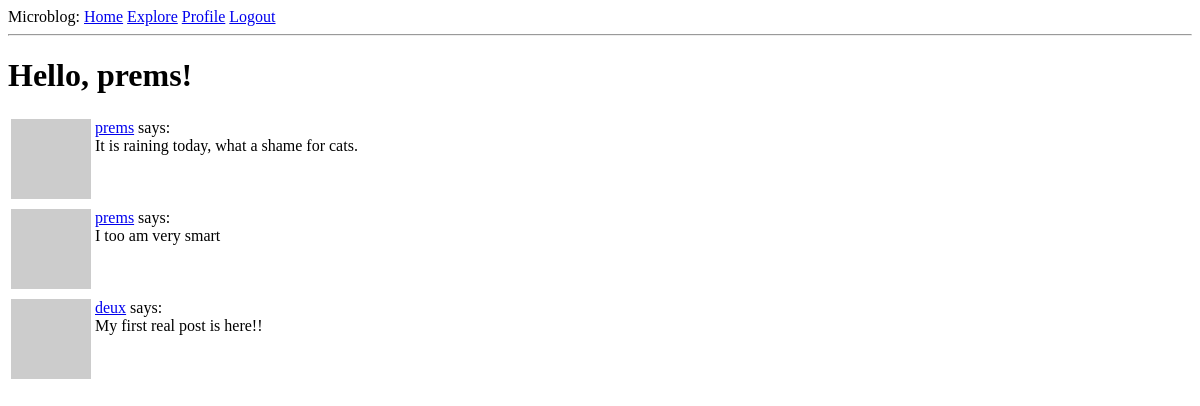
The page /explore (signed in) on the database as committed earlier.
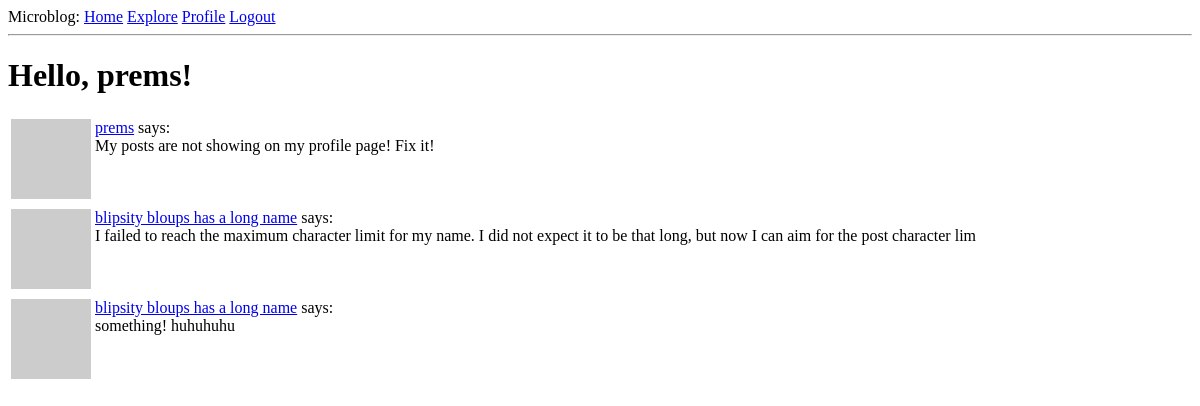
The same page on the database as committed later.
### app/models.py (models this page shows, shortened)
class Post(db.Model):
    id: so.Mapped[int] = so.mapped_column(primary_key=True)
    body: so.Mapped[str] = so.mapped_column(sa.String(140))
    timestamp: so.Mapped[datetime] = so.mapped_column(
        index=True, default=lambda: datetime.now(timezone.utc)
    )
    user_id: so.Mapped[int] = so.mapped_column(sa.ForeignKey(User.id), index=True)
    author: so.Mapped[User] = so.relationship(back_populates="posts")

class User(UserMixin, db.Model):
    id: so.Mapped[int] = so.mapped_column(primary_key=True)
    username: so.Mapped[str] = so.mapped_column(sa.String(64), index=True, unique=True)
    email: so.Mapped[str] = so.mapped_column(sa.String(120), index=True, unique=True)
    password_hash: so.Mapped[Optional[str]] = so.mapped_column(sa.String(256))
    posts: so.WriteOnlyMapped["Post"] = so.relationship(back_populates="author")
    about_me: so.Mapped[Optional[str]] = so.mapped_column(sa.String(140))
    last_seen: so.Mapped[Optional[datetime]] = so.mapped_column(
        default=lambda: datetime.now(timezone.utc)
    )
    following: so.WriteOnlyMapped["User"] = so.relationship(
        secondary=followers,
        primaryjoin=(followers.c.follower_id == id),
        secondaryjoin=(followers.c.followed_id == id),
        back_populates="followers",
    )
    followers: so.WriteOnlyMapped["User"] = so.relationship(
        secondary=followers,
        primaryjoin=(followers.c.followed_id == id),
        secondaryjoin=(followers.c.follower_id == id),
        back_populates="following",
    )
    def avatar(self, size):
        digest = md5(self.email.lower().encode("utf-8")).hexdigest()
        return f"https://www.gravatar.com/avatar/{digest}?d=identicon&s={size}"

### app/routes.py (the view)
@app.route("/explore")
@login_required
def explore():
    page = request.args.get("page", 1, int)
    query = sa.select(Post).order_by(Post.timestamp.desc())
    posts = db.paginate(query, page=page, per_page=app.config["POSTS_PER_PAGE"], error_out=False)
    return render_template("index.html", title="Explore", posts=posts)

### app/models.py (called while the page is built)
@login.user_loader
def load_user(id):
    return db.session.get(User, int(id))

### app/routes.py (called while the page is built)
@app.before_request
def before_request():
    if current_user.is_authenticated:
        current_user.last_seen = datetime.now(timezone.utc)
        db.session.commit()

### app/templates/index.html (shortened to what this page needs)
{% extends 'base.html' %}
{% block content %}
<h1>Hello, {{ current_user.username }}!</h1>
{% for post in posts %}
{% include '_post.html' %}
{% endfor %}
{% endblock %}

### app/templates/_post.html
<table>
    <tr valign="top">
        <td><img src="{{ post.author.avatar(36) }}"></td>
        <td><a href="{{ url_for('user', username=post.author.username) }}">{{ post.author.username }}</a> says:<br>
            {{ post.body }}</td>
    </tr>
</table>

Rows that differ between the two databases and show on the page:
no longer on this page (row unchanged): Post: author.username "prems", body "It is raining today, what a shame for cats."
no longer on this page (row unchanged): Post: author.username "prems", body "I too am very smart"
no longer on this page (row unchanged): Post: author.username "deux", body "My first real post is here!!"
added Post: author.username "prems", body "My posts are not showing on my profile page! Fix it!"
added Post: author.username "blipsity bloups has a long name", body "I failed to reach the maximum character limit for my name. I did not expect it to be that long, but now I can aim for the post character lim"
added Post: author.username "blipsity bloups has a long name", body "something! huhuhuhu"
